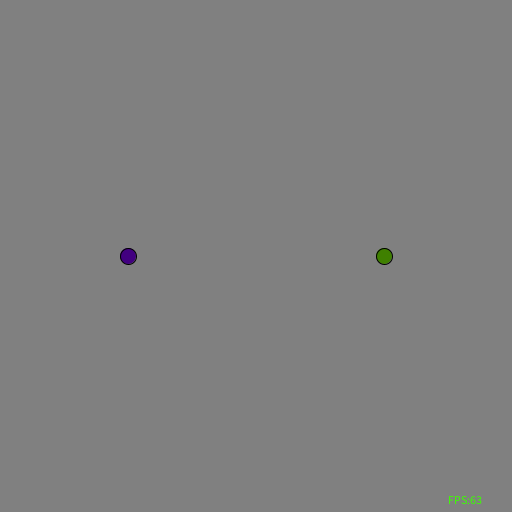
Frame 1 (no input)
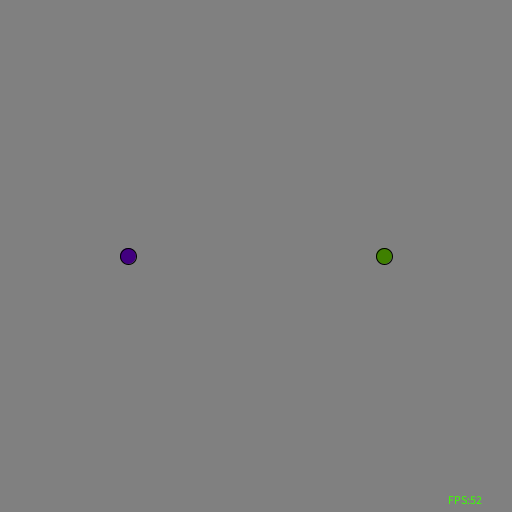
Frame 60 (the mouse pressed at the canvas centre just before this capture)
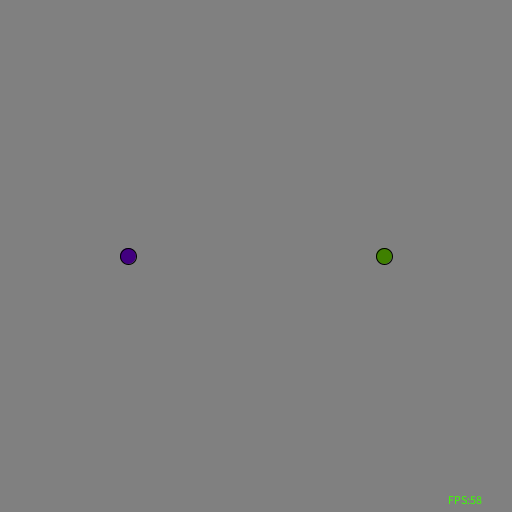
Frame 120 (the mouse held since frame 60 and released just before this capture)

The Processing sketch that drew these frames (run headless with seeded random() and noise(); from frame 60 on, the mouse is pressed at the canvas centre):

// Processing sketch: processing_132024
// ── processing_132024.pde

// Active key detection
// Allows smoother controls
boolean keyup = false;
boolean keyright = false;
boolean keyleft = false;
boolean keydown = false;

boolean keyw = false;
boolean keyd = false;
boolean keya = false;
boolean keys = false;

// Global game controllers
final float gAcc     = 0.1;
final float gAccFric = 0.5;
final float gVelFric = 0.98;
final float gElas    = 1;

// Temp test balls
Ball test1;
Ball test2;

void setup() {
  size(512, 512);
  frameRate(60);
  colorMode(HSB);

  // Constructs test balls
  test1 = new Ball(384, 256, 384, 256, 64);
  test2 = new Ball(128, 256, 128, 256, 192);
}

void draw() {
  background(128);

  // Ticks and renders test balls
  test1.tick();
  test2.tick();

  test1.render();
  test2.render();
  
  arrowKeys(test1);
  wasd(test2);
  
  // Passing test 1 and 2 to temp balls
  Ball tempb1 = new Ball(test1.xpos, test1.ypos, test1.lastx, test1.lasty, 0);
  Ball tempb2 = new Ball(test2.xpos, test2.ypos, test2.lastx, test2.lasty, 0);

  // Colliding balls 1 and 2
  test1.collide(tempb2);
  test2.collide(tempb1);

  // Shows active framerate
  fill(75, 255, 255);
  textSize(12);
  text("FPS:" + floor(frameRate), width-64, height-8);
}

// Input
void keyPressed() {
  gameKeyPressed();
}

void keyReleased() {
  gameKeyReleased();
}

// Smashball Balls
class Ball {
  float xpos, ypos, lastx, lasty, accelx, accely;
  int hue;

  // Constructor for the ball:
  // tx and ty are the starting x positions
  // tlx and tly are for passing information into temp balls
  // th is hue
  Ball(float tx, float ty, float tlx, float tly, int th) {
    xpos = tx;
    ypos = ty;
    hue = th;
    lastx = tlx;
    lasty = tly;
    accelx = 0;
    accely = 0;
  }

  // Simulates ball actions (such as movement and stuff)
  void tick() {
    accelx *= gAccFric;
    accely *= gAccFric;
    float tx = xpos;
    float ty = ypos;

    // Verlet integration formulas for discrete physics simulations
    xpos = xpos + gVelFric*((xpos - lastx) + 0.5 * accelx);
    ypos = ypos + gVelFric*((ypos - lasty) + 0.5 * accely);

    lastx = tx;
    lasty = ty;

    if (xpos > width || xpos < 0)  lastx = xpos + gElas * (xpos - lastx);
    if (ypos > height || ypos < 0) lasty = ypos + gElas * (ypos - lasty);
  }

  // Displays the ball
  void render() {
    fill(hue, 255, 128);
    ellipse(xpos, ypos, 16, 16);
  }

  void collide(Ball hit) {
    if (dist(hit.xpos, hit.ypos, xpos, ypos) < 16) {
      // Phi is the contact angle
      float phi = atan2(hit.ypos - ypos, hit.xpos - xpos);

      // v is the velocity of the corresponding ball
      // ang is the direction of movement for the ball
      float v1 = dist(xpos, ypos, lastx, lasty);
      float ang1 = atan2(ypos - lasty, xpos - lastx);
      float v2 = dist(hit.xpos, hit.ypos, hit.lastx, hit.lasty);
      float ang2 = atan2(hit.ypos - hit.lasty, hit.xpos - hit.lastx);

      // 2d elastic collision equation with movement
      lastx = xpos-gElas*(v2*cos(ang2-phi)*cos(phi)+v1*sin(ang1-phi)*cos(phi+PI/2));
      lasty = ypos-gElas*(v2*cos(ang2-phi)*sin(phi)+v1*sin(ang1-phi)*sin(phi+PI/2));

      tick();
    }
  }
}

// Detects active keys
void gameKeyPressed() {
  // Null cancelling movement:
  // When 
  if (key == CODED) {
    if (keyCode == UP) {
      keyup = true;    
      keydown = false;
    }
    if (keyCode == LEFT) {
      keyleft = true;  
      keyright = false;
    }
    if (keyCode == RIGHT) {
      keyright = true; 
      keyleft = false;
    }
    if (keyCode == DOWN) {
      keydown = true;  
      keyup = false;
    }
  }

  if (key == 'w') {
    keyw = true; 
    keys = false;
  }
  if (key == 'a') {
    keya = true; 
    keyd = false;
  }
  if (key == 'd') {
    keyd = true; 
    keya = false;
  }
  if (key == 's') {
    keys = true; 
    keyw = false;
  }
}

// Detects when keys go inactive
void gameKeyReleased() {
  if (key == CODED) {
    if (keyCode == UP) keyup = false;
    if (keyCode == LEFT) keyleft = false;
    if (keyCode == RIGHT) keyright = false;
    if (keyCode == DOWN) keydown = false;
  }

  if (key == 'w') keyw = false;
  if (key == 'a') keya = false;
  if (key == 'd') keyd = false;
  if (key == 's') keys = false;
}

// A shit ton of nested conditionals

void arrowKeys(Ball tb){
// Controls balls with keys
  // Test ball 1
  if (keydown == true) 
    // Limits acceleration when two directions are active
    if (keyleft == true || keyright == true) 
      tb.accely += gAcc/sqrt(2);
    else 
      tb.accely += gAcc;
  else {
    if (keyup == true) 
      if (keyleft == true || keyright == true) 
        tb.accely -= gAcc/sqrt(2);
      else 
        tb.accely -= gAcc;
  }

  if (keyright == true) 
    if (keyup == true || keydown == true) 
      tb.accelx += gAcc/sqrt(2);
    else 
      tb.accelx += gAcc;
  else {
    if (keyleft == true) 
      if (keyup == true || keydown == true) 
        tb.accelx -= gAcc/sqrt(2);
      else 
        tb.accelx -= gAcc;
  }
}

void wasd(Ball tb){
  // Test ball 2
  if (keys == true)
    if (keya == true || keyd == true) 
      tb.accely += gAcc/sqrt(2);
    else  
      tb.accely += gAcc;
  else {
    if (keyw == true)  
      if (keya == true || keyd == true) 
        tb.accely -= gAcc/sqrt(2);
      else 
        tb.accely -= gAcc;
  }

  if (keyd == true) 
    if (keyw == true || keys == true) 
      tb.accelx += gAcc/sqrt(2);
    else  tb.accelx += gAcc;
  else {
    if (keya == true)  
      if (keyw == true || keys == true) 
        tb.accelx -= gAcc/sqrt(2);
      else tb.accelx -= gAcc;
  }
}
class Wall{
  
  Wall(){
    
  }
  
}
